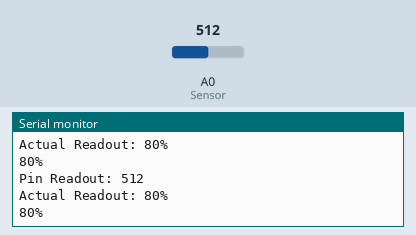
Recording of a sketch running on a simulated Arduino Uno, built with avr-gcc and run on an emulated ATmega328P. On the bench: the last lines printed to the serial monitor. The test bench sets the inputs (shaded band); at power-on: A0 (Sensor) = 512.

Above: at 1.2 s.
1.3 s: A0 (Sensor) set to 306
At 1.71 s:
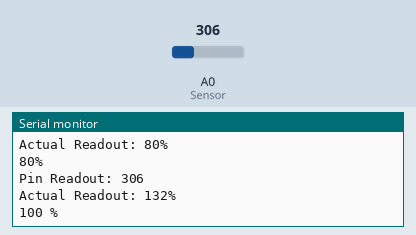
3.2 s: A0 (Sensor) set to 122
At 3.46 s:
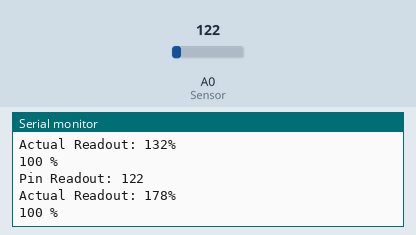
Timing chart, 0 to 6.2 s (numbered marks = the images above; inputs shaded):
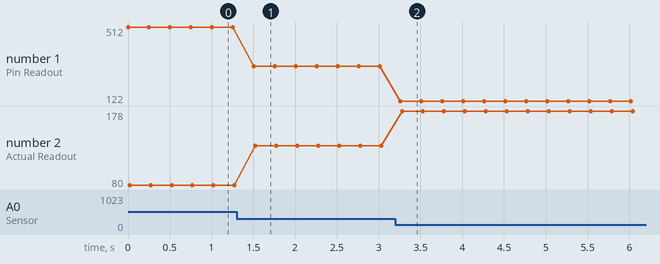

Measured:
- after the input at 1.3 s, the serial monitor: prints a new line after 0.21 s (image 1)
- after the input at 3.2 s, the serial monitor: prints a new line after 0.06 s (image 2)
- plotted number 1: 512 → 306 after the input at 1.3 s, 306 → 122 after the input at 3.2 s
- plotted number 2: 80 → 132 after the input at 1.3 s, 132 → 178 after the input at 3.2 s

The sketch:

MoistureSensor.ino
```cpp
const int AirValue = 830;   //you need to replace this value with Value_1
const int WaterValue = 434;  //you need to replace this value with Value_2
int soilMoistureValue = 0;
int soilmoisturepercent=0;
void setup() {
  Serial.begin(9600); // open serial port, set the baud rate to 9600 bps
}
void loop() {
soilMoistureValue = analogRead(A0);  //put Sensor insert into soil
Serial.print("Pin Readout: ");
Serial.println(soilMoistureValue);
soilmoisturepercent = map(soilMoistureValue, AirValue, WaterValue, 0, 100);
Serial.print("Actual Readout: ");
Serial.print(soilmoisturepercent);
Serial.println("%");
if(soilmoisturepercent >= 100)
{
  Serial.println("100 %");
}
else if(soilmoisturepercent <=0)
{
  Serial.println("0 %");
}
else if(soilmoisturepercent >0 && soilmoisturepercent < 100)
{
  Serial.print(soilmoisturepercent);
  Serial.println("%");

}
  delay(250);
}
```
